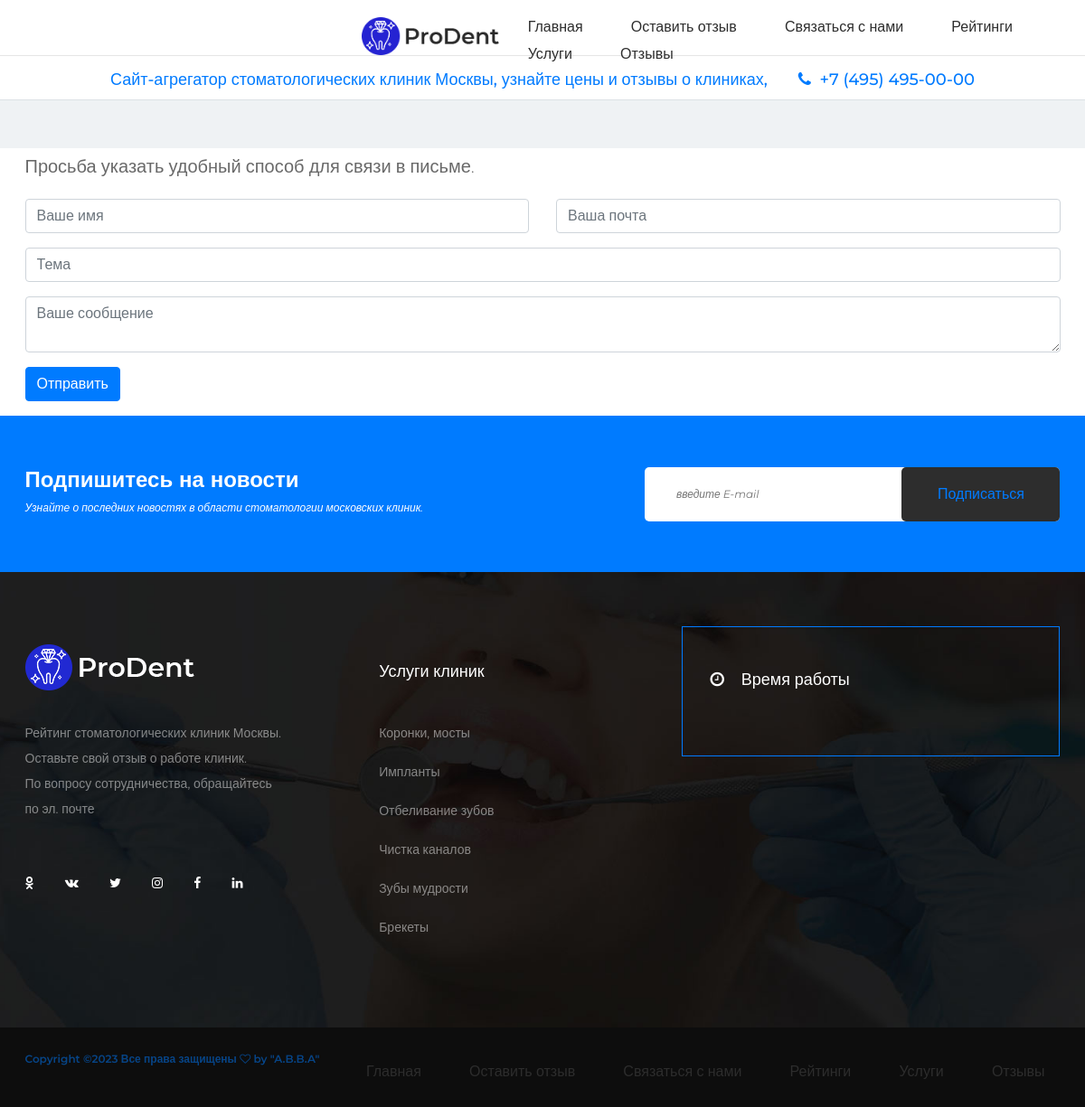
Page /contact/ on the committed database.
### mainapp/models.py (models this page shows, shortened)
class SiteVars(models.Model):
    logo = models.ImageField(
        upload_to="clinics/images/",
        verbose_name="Логотип заголовка"
    )
    head_slogan = models.TextField(
        verbose_name="Слоган сайта",
        max_length=255,
        blank=True
    )
    site_title = models.CharField(
        verbose_name="Заголовок сайта",
        max_length=255,
        blank=True
    )
    meta_tags = models.TextField(
        verbose_name="Мета теги",
        max_length=255,
        blank=True
    )
    site_stat_1 = models.TextField(
        verbose_name="Поле статистики 1",
        max_length=255,
        blank=True
    )
    site_stat_2 = models.TextField(
        verbose_name="Поле статистики 2",
        max_length=255,
        blank=True
    )
    review_slogan = models.TextField(
        verbose_name="Слоган в отзывах",
        max_length=255,
        blank=True
    )
    footer_slogan = models.TextField(
        verbose_name="Слоган футера",
        max_length=255,
        blank=True
    )
    icon_1 = models.CharField(
        verbose_name="Иконка соцсетей 1",
        max_length=255,
        blank=True
    )
    icon_2 = models.CharField(
        verbose_name="Иконка соцсетей 2",
        max_length=255,
        blank=True
    )
    icon_3 = models.CharField(
        verbose_name="Иконка соцсетей 3",
        max_length=255,
        blank=True
    )
    icon_4 = models.CharField(
        verbose_name="Иконка соцсетей 4",
        max_length=255,
        blank=True
    )
    icon_5 = models.CharField(
        verbose_name="Иконка соцсетей 5",
        max_length=255,
        blank=True
    )
    icon_6 = models.CharField(
        verbose_name="Иконка соцсетей 6",
        max_length=255,
        blank=True
    )
    copyright = models.TextField(
        verbose_name="Авторские права",
        max_length=255,
        blank=True
    )
    logo_footer = models.ImageField(
        upload_to="clinics/images/",
        verbose_name="Логотип футера",
        blank=True
    )
    class Meta:
        verbose_name = 'Переменные сайта'
        verbose_name_plural = 'Переменные сайта'
        ordering = ['id']

class Services(models.Model):
    name = models.CharField(
        verbose_name="Услуга",
        max_length=255,
        unique=True,
        blank=True
    )
    description = models.TextField(
        verbose_name="Описание",
        blank=True
    )
    icon = models.CharField(  # в виде тега, шрифт: https://fontawesome.com/
        verbose_name="Иконка",
        max_length=255,
        blank=True
    )
    class Meta:
        verbose_name = 'Услуга'
        verbose_name_plural = 'Услуги'
        ordering = ['id', 'name']

### mainapp/views.py (the view, shortened to what this page needs)
# urls.py: path('contact/', FeedBackView.as_view(), name='contact'),
class FeedBackView(View):
    def get(self, request, *args, **kwargs):
        form = FeedBackForm()
        return render(request, 'mainapp/contact.html', context={
            'form': form,
            'title': 'Написать мне',
            'menu': menu,
            'sitevars': sitevars,
            'services': services,
        })

### mainapp/forms.py
class FeedBackForm(forms.Form):
    name = forms.CharField(
        max_length=100,
        widget=forms.TextInput(attrs={
            'class': 'form-control',
            'id': 'name',
            'placeholder': "Ваше имя"
        })
    )
    email = forms.CharField(
        max_length=100,
        widget=forms.EmailInput(attrs={
            'class': 'form-control',
            'id': 'email',
            'placeholder': "Ваша почта"
        })
    )
    subject = forms.CharField(
        max_length=200,
        widget=forms.TextInput(attrs={
            'class': 'form-control',
            'id': 'subject',
            'placeholder': "Тема"
        })
    )
    message = forms.CharField(
        widget=forms.Textarea(attrs={
            'class': 'form-control md-textarea',
            'id': 'message',
            'rows': 2,
            'placeholder': "Ваше сообщение"
        })
    )

### mainapp/templates/mainapp/contact.html (shortened to what this page needs)
{% extends 'mainapp/base.html' %}
{% load static %}
{% block content %}
<div class="container">
    <div class="row">
        <div class="col-lg-12">
            <p class="lead">Просьба указать удобный способ для связи в письме.</p>
            <form name="contact-form" method="post" action="{% url 'contact' %}">
                <div class="row">
                    <div class="col-md-6">
                        <div class="md-form mb-0">
                            {{ form.name }}
                        </div>
                    </div>
                    <div class="col-md-6">
                        <div class="md-form mb-0">
                            {{ form.email }}
                        </div>
                    </div>
                </div>
                <div class="row mt-3">
                    <div class="col-md-12">
                        <div class="md-form mb-0">
                            {{ form.subject }}
                        </div>
                    </div>
                </div>
                <div class="row mt-3">
                    <div class="col-md-12">
                        <div class="md-form">
                            {{ form.message }}
                        </div>
                    </div>
                </div>
                <div class="text-center text-md-left mt-3">
                    <button class="btn btn-primary" type="submit">Отправить</button>
                </div>
            </form>
        </div>
    </div>
</div>
{% endblock %}

### mainapp/templates/mainapp/base.html (shortened to what this page needs)
{% load static %}
<!DOCTYPE html>
<html lang="zxx">
<head>
	<link rel="stylesheet" href="{% static 'mainapp/css/bootstrap.min.css' %}"/>
	<link rel="stylesheet" href="{% static 'mainapp/css/font-awesome.min.css' %}"/>
	<link rel="stylesheet" href="{% static 'mainapp/css/flaticon.css' %}"/>
	<link rel="stylesheet" href="{% static 'mainapp/css/owl.carousel.css' %}"/>
	<link rel="stylesheet" href="{% static 'mainapp/css/style.css' %}"/>
	<link rel="stylesheet" href="{% static 'mainapp/css/animate.css' %}"/>
	<link rel="stylesheet" href="{% static 'mainapp/css/button_up.css' %}"/>
</head>
<body>
	<header class="header-section">
		<div id="navigation">
		<div class="content-logo">
			<a href="{% url 'index' %}" class="site-logo">
				<img src="{{ sitevars.0.logo.url }}">
			</a>
		{% include 'mainapp/main_menu.html' %}
		</div>
		</div>
<hr>
		<div class="header-slogan">
			{{ sitevars.0.head_slogan | safe }}
		</div>
		<div class="header-info">
		</div>
	</header>
	{% block content %}
    {% endblock content %}
	<section class="newsletter-section spad">
		<div class="container">
			<div class="row">
				<div class="col-lg-7 banner-text text-white">
					<h4>Подпишитесь на новости</h4>
					<p>Узнайте о последних новостях в области стоматологии московских клиник.</p>
				</div>
				<div class="col-lg-5 text-lg-right">
					<form class="newsletter-form" method="" action="">
						<input type="text" placeholder="введите E-mail">
						<button class="site-btn sb-dark" type="submit">Подписаться</button>
					</form>
				</div>
			</div>
		</div>
	</section>
	<section class="footer-top-section set-bg" data-setbg="{% static 'mainapp/img/footer-bg.jpg' %}">
		<div class="container">
			<div class="row">
				<div class="col-lg-4">
					<div class="footer-widget">
						<div class="fw-about">
							<img src="{{ sitevars.0.logo_footer.url }}">
							<p>
								{{ sitevars.0.footer_slogan | safe}}
							</p>
							<div class="fw-social">
								{{ sitevars.0.icon_1 | safe }}
								{{ sitevars.0.icon_2 | safe }}
								{{ sitevars.0.icon_3 | safe }}
								{{ sitevars.0.icon_4 | safe }}
								{{ sitevars.0.icon_5 | safe }}
								{{ sitevars.0.icon_6 | safe }}
							</div>
						</div>
					</div>
				</div>
				<div class="col-lg-3 col-md-5">
					<div class="footer-widget">
						<div class="fw-links">
							<h5 class="fw-title">Услуги клиник</h5>
							<ul>
								{% for s in services %}
										<li><a href="#services">{{ s.name }}</a></li>
								{% endfor %}
							</ul>
						</div>
					</div>
				</div>
				<div class="col-lg-5 col-md-7">
					<div class="footer-widget">
						<div class="fw-timetable">
							<div class="fw-title"><i class="fa fa-clock-o"></i>&nbsp;&nbsp;&nbsp;&nbsp;Время работы</div>
						</div>
					</div>
				</div>
			</div>
		</div>
	</section>
	<footer class="footer-section">
		<div class="container">
			{% include 'mainapp/main_menu.html' %}
					<div class="copyright">
				{{ sitevars.0.copyright | safe}}
					</div>
		</div>
	</footer>
    </body>
</html>

### mainapp/static/mainapp/css/style.css (style rules this page uses)
html, body { height: 100%; font-family: 'Montserrat', sans-serif; -webkit-font-smoothing: antialiased; font-smoothing: antialiased; }
h1, h2, h3, h4, h5, h6 { margin: 0; color: #2d2d2d; font-weight: 500; }
h4 { font-size: 24px; }
h5 { font-size: 18px; }
p { font-size: 14px; color: #696969; line-height: 2; }
img { max-width: 100%; }
ul, ol { padding: 0; margin: 0; }
.set-bg { background-repeat: no-repeat; background-size: cover; background-position: top center; }
.spad { padding-top: 115px; padding-bottom: 115px; }
.text-white h1, .text-white h2, .text-white h3, .text-white h4, .text-white h5, .text-white h6, .text-white p, .text-white span, .text-white li, .text-white a { color: #fff; }
.site-btn { display: inline-block; border: none; font-size: 16px; font-weight: 400; color: #fff; min-width: 175px; padding: 18px 15px; border-radius: 5px; background: #007bff; cursor: pointer; text-align: center; }
.site-btn.sb-dark { background: #2d2d2d; color: #007bff; }
.site-logo { display: inline-block; }
.header-slogan { display: block; margin: 0 auto 10px; text-align: center; color: #007bff; }
.header-slogan h5 { color: #007bff; }
.header-info { padding-top: 46px; padding-bottom: 7px; border-top: 1px solid #dce1e5; background: #eff2f4; }
#navigation { z-index: 999999; height: 45px; font-size: 16px; line-height: 20px; padding: 5px 0 5px 0; margin: auto; top: 0; }
.banner-text h4 { font-weight: 700; margin-bottom: 5px; }
.banner-text p { font-size: 12px; font-style: italic; }
.content-logo { display: flex; width: 100%; align-items: center; padding-left: 400px; }
.newsletter-section { background: #007bff; padding-top: 57px; padding-bottom: 40px; }
.newsletter-form { position: relative; }
.newsletter-form input { width: 100%; height: 60px; border: none; background: #fff; border-radius: 5px; font-size: 12px; padding-left: 35px; padding-right: 166px; }
.newsletter-form .site-btn { position: absolute; top: 0; right: 0; height: 100%; }
.newsletter-form ::placeholder { font-style: italic; }
.footer-top-section { padding-top: 60px; padding-bottom: 80px; }
.footer-widget .fw-title { font-size: 18px; color: #fff; margin-bottom: 45px; font-weight: 400; padding-top: 15px; }
.footer-widget .fw-about { padding-top: 20px; }
.footer-widget .fw-about img { margin-bottom: 33px; }
.footer-widget .fw-about p { color: #fff; opacity: 0.48; }
.footer-widget .fw-links { padding-top: 25px; }
.footer-widget ul { list-style: none; }
.footer-widget ul li a { font-size: 14px; color: #fff; opacity: 0.48; display: inline-block; margin-bottom: 20px; }
.footer-widget .fw-social { padding-top: 40px; }
.footer-widget .fw-social a { color: #fff; display: inline-block; margin-right: 30px; font-size: 14px; }
.footer-widget .fw-timetable { border: 1px solid #007bff; padding: 45px 30px 25px; max-width: 418px; margin-left: auto; position: relative; right: -23px; }
.footer-widget .fw-timetable .fw-title { padding-top: 0; }
.footer-section { background: #0d0d0d; overflow: hidden; padding: 22px 0px; }
.copyright { float: left; color: #343434; font-size: 12px; padding-top: 4px; }
.copyright a { color: #007bff; font-weight: 600; opacity: 0.5; }
@media (min-width: 1200px) { .container { max-width: 1175px; } }
@media (max-width: 1215px) { .footer-widget .fw-timetable { right: 0; } }

### rows in the picture
SiteVars: logo (picture), head_slogan "Сайт-агрегатор стоматологических клиник Москвы, узнайте цены и отзывы о клиниках, +7 (495) 495-00-00", logo_footer (picture), footer_slogan "Рейтинг стоматологических клиник Москвы. Оставьте свой отзыв о работе клиник. По вопросу сотрудничества, обращайтесь по эл. почте", copyright "Copyright © Все права защищены by \"A.B.B.A\""
Services: name "Коронки, мосты"
Services: name "Импланты"
Services: name "Отбеливание зубов"
Services: name "Чистка каналов"
Services: name "Зубы мудрости"
Services: name "Брекеты"

### other values in the picture
{{ m.title }} "Главная" "Оставить отзыв" "Связаться с нами" "Главная" "Оставить отзыв" "Связаться с нами"
